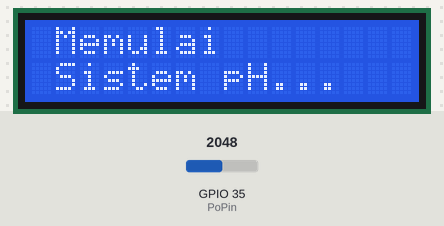
This sketch was run on a simulated ESP32. Shown: 16×2 character LCD. The inputs (shaded band) are chosen by the test bench; at power-on: GPIO 35 (PoPin) = 2048. WiFi joins after 1.5 s; servers stay silent unless stated; no MQTT or app messages arrive unless stated; what the sketch prints to the serial monitor is not drawn.

Above: at 5.3 s.
At 11.3 s:
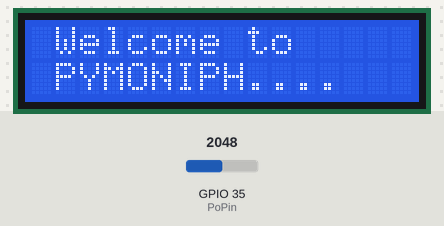
At 23.4 s:
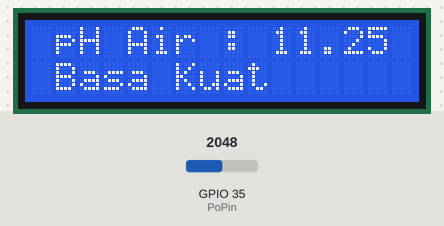

The sketch:

LogicPH.ino
```cpp
#include <WiFi.h> // Library Wifi
#include <PubSubClient.h> // Library PubSubClient
#include <Wire.h> // Library Wire
#include <LiquidCrystal_I2C.h> // Library LCD I2C
LiquidCrystal_I2C lcd(0x27, 16, 2); // Set inisialisasi lcd

WiFiServer server(80); // Server Default
WiFiClient espClient; // ESPClient
PubSubClient client(espClient); // PubSubClient

#define mqtt_server "i-ot.net" // MQTT Server
#define mqtt_port 1883 // MQTT Port
#define mqtt_username "" // MQTT Username
#define mqtt_password "" // MQTT Password
const int PoPin = 35; //Pin Po

const char *ssid = ""; // nama wifi router
const char *password = ""; // password wifi router

//Inisialisasi variabel global
String stats; //Inisialisasi tipe String
float x, xi, xj, xs, m, y; //Inisialisasi tipe float
int pHRead; //Inisialisasi tipe int

// Fungsi setup
void setup(){
  lcd.init(); // memulai komunikasi serial dengan LCD
  Serial.begin(9600); // memulai komunikasi serial dengan baud rate 9600
  connectWiFi(); // memanggil fungsi connectWiFi
  connectIoT(); // memanggil fungsi connectIoT (i-ot.net)
  LCDStart(); // memanggil fungsi LCDStart
  delay(5000); LCDWelcome(); delay(5000); // memanggil fungsi LCDWelcome
  pinMode(PoPin, INPUT); //Input Data
}

// Fungsi loop
void loop(){ cekpH(); } // dilakukan monitoring secara terus menerus

// Connect WiFi
void connectWiFi(){
  Serial.println("==================================================================================");
  Serial.print("Menghubungkan ke wifi...\nWifi yang dipakai : "); Serial.println(ssid); WiFi.begin(ssid, password);
  while (WiFi.status() != WL_CONNECTED){ delay(500); Serial.print("."); }
  Serial.println(""); Serial.println("WiFi connected"); Serial.println(WiFi.localIP()); delay(1000);
}

// Connect IoT
void connectIoT(){
  client.setServer(mqtt_server, mqtt_port);
  while (!client.connected()) { Serial.println("\nMenyambungkan ke i-ot.net..."); delay(2000);
    if (client.connect("ESP32Client", mqtt_username, mqtt_password)) { Serial.println("Status : Berhasil terkoneksi"); }
    else { Serial.println("Status : Gagal terkoneksi"); }
  } delay(500);
  Serial.print("==================================================================================\n\n");
}

// Fungsi ReadPH ESP32
void ReadPH(){
  char pHresult[4];client.loop();
  pHRead = analogRead(PoPin);
  x = 3.3/4095.0*pHRead; //Voltage
  xi = 2.5; //VpH 7
  xj = 3.1; //VpH 4
  xs = (xj-xi)/(7-4); //pH Step
  y = 7.00 + ((xi-x)/xs); //pH Result
  delay(5000); //Tunda 5 detik
  dtostrf(y, 4, 2, pHresult); //float -> String
  client.publish("detect",pHresult); //publish nilai pH
}

// Fungsi cekpH
void cekpH(){
  ReadPH(); // Memanggil fungsi ReadPH
  if(y >= 0 && y < 4) { stats = "Asam Kuat"; }
  else if(y >= 4 && y < 6) { stats = "Asam Lemah"; }
  else if(y >= 6 && y < 8) { stats = "Netral"; }
  else if(y >= 8 && y < 10) { stats = "Basa Lemah"; }
  else if(y >= 10 && y <= 14) { stats = "Basa Kuat"; }
  else if(y < 0 && y > 14){ stats = "Error...."; }
  Serial.println("Publish data ke i-ot.net..."); Serial.print("Voltage: "); Serial.print(x); Serial.print(" _ pH Air = "); Serial.print(y); Serial.print(" _ Status = ");  Serial.print(stats); Serial.print("\n\n"); delay(1000);
  LCDHasil(); // Memanggil fungsi LCD Hasil
}

// Fungsi LCDStart
void LCDStart(){
  lcd.clear(); lcd.backlight(); lcd.setCursor(1,0); lcd.print("Memulai"); lcd.setCursor(1,1); lcd.print("Sistem pH..."); delay(1000);
}

// Fungsi LCDWelcome
void LCDWelcome(){
  lcd.clear(); lcd.backlight(); lcd.setCursor(1,0); lcd.print("Welcome to"); lcd.setCursor(1,1); lcd.print("PYMONIPH...."); delay(1000);
}

// Fungsi LCDHasil
void LCDHasil(){
  lcd.clear(); lcd.backlight(); lcd.setCursor(1,0); lcd.print("pH Air : "+ String(y)); lcd.setCursor(1,1); lcd.print("" + String(stats)); delay(5000);
}
```

Measured:
- what the display in image 0 shows lasts 6.1 s, from 5.2 s to 11.3 s
- what the display in image 1 shows lasts 12.0 s, from 11.3 s to 23.3 s
